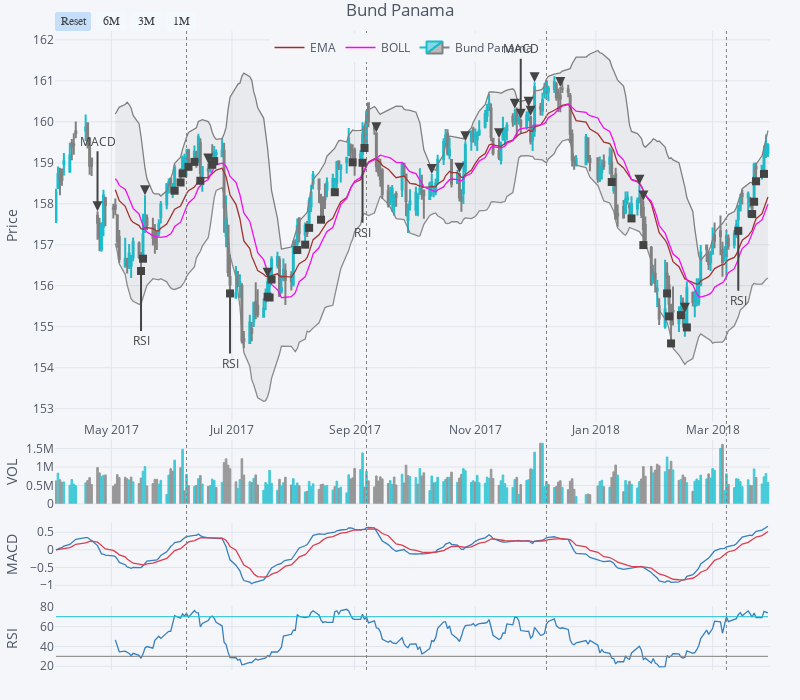

Notebook code for this chart:
### Code cell
iplot(qf_list[1])

### Figure 1 — Plotly figure (JSON) as saved in the notebook; plotly's stock layout.template omitted (floating-point values rounded to 4 significant figures; data arrays with more than 128 entries replaced by an {"elided": "..."} marker saying what was removed)
{"data": [{"marker": {"color": {"elided": "253 str values"}, "line": {"color": {"elided": "253 str values"}, "width": 1}}, "name": "VOLUME", "opacity": 0.8, "orientation": "v", "showlegend": false, "text": "", "type": "bar", "x": {"elided": "253 str values"}, "y": {"elided": "253 int values"}, "yaxis": "y3"}, {"legendgroup": "MACD", "line": {"color": "rgba(55, 128, 191, 1.0)", "dash": "solid", "width": 1.3}, "mode": "lines", "name": "MACD", "showlegend": false, "text": "", "type": "scatter", "x": {"elided": "253 str values"}, "y": {"elided": "253 float values"}, "yaxis": "y4"}, {"legendgroup": "MACD", "line": {"color": "rgba(219, 64, 82, 1.0)", "dash": "solid", "width": 1.3}, "mode": "lines", "name": "MACD SIGNAL(9)", "showlegend": false, "text": "", "type": "scatter", "x": {"elided": "253 str values"}, "y": {"elided": "253 float values"}, "yaxis": "y4"}, {"line": {"color": "rgba(165, 42, 42, 1.0)", "dash": "solid", "width": 1.3}, "mode": "lines", "name": "EMA", "text": "", "type": "scatter", "x": {"elided": "253 str values"}, "y": {"elided": "253 mixed values"}, "yaxis": "y2"}, {"legendgroup": "BOLL", "line": {"color": "rgba(255, 0, 255, 1.0)", "dash": "solid", "width": 1.3}, "mode": "lines", "name": "BOLL", "showlegend": true, "text": "", "type": "scatter", "x": {"elided": "253 str values"}, "y": {"elided": "253 mixed values"}, "yaxis": "y2"}, {"legendgroup": "BOLL", "line": {"color": "rgba(128, 128, 128, 1.0)", "dash": "solid", "width": 1.3}, "mode": "lines", "name": "UPPER(CLOSE,20)", "showlegend": false, "text": "", "type": "scatter", "x": {"elided": "253 str values"}, "y": {"elided": "253 mixed values"}, "yaxis": "y2"}, {"fill": "tonexty", "fillcolor": "rgba(128, 128, 128, 0.1)", "legendgroup": "BOLL", "line": {"color": "rgba(128, 128, 128, 0.89999999999999991)", "dash": "solid", "width": 1.3}, "mode": "lines", "name": "LOWER(CLOSE,20)", "showlegend": false, "text": "", "type": "scatter", "x": {"elided": "253 str values"}, "y": {"elided": "253 mixed values"}, "yaxis": "y2"}, {"legendgroup": "RSI", "line": {"color": "rgba(55, 128, 191, 1.0)", "dash": "solid", "width": 1.3}, "mode": "lines", "name": "RSI", "showlegend": false, "text": "", "type": "scatter", "x": {"elided": "253 str values"}, "y": {"elided": "253 mixed values"}, "yaxis": "y5"}, {"legendgroup": "RSI", "line": {"color": "grey", "width": 1}, "mode": "lines", "name": "", "showlegend": false, "text": "", "type": "scatter", "x": {"elided": "253 str values"}, "y": {"elided": "253 int values"}, "yaxis": "y5"}, {"legendgroup": "RSI", "line": {"color": "java", "width": 1}, "mode": "lines", "name": "", "showlegend": false, "text": "", "type": "scatter", "x": {"elided": "253 str values"}, "y": {"elided": "253 int values"}, "yaxis": "y5"}, {"close": {"elided": "253 float values"}, "decreasing": {"line": {"color": "#808080"}, "showlegend": false}, "high": {"elided": "253 float values"}, "increasing": {"line": {"color": "#17BECF"}, "showlegend": false}, "low": {"elided": "253 float values"}, "name": "Bund Panama", "open": {"elided": "253 float values"}, "type": "candlestick", "x": {"elided": "253 str values"}, "yaxis": "y2"}], "layout": {"annotations": [{"arrowhead": 2, "ax": 0, "ay": -70, "showarrow": true, "text": "MACD", "x": "2017-04-24", "xref": "x", "y": 157.8, "yref": "yaxis2"}, {"arrowhead": 2, "ax": 0, "ay": -10, "showarrow": true, "text": "", "x": "2017-05-18", "xref": "x", "y": 158.2, "yref": "yaxis2"}, {"arrowhead": 2, "ax": 0, "ay": -10, "showarrow": true, "text": "", "x": "2017-06-19", "xref": "x", "y": 159.0, "yref": "yaxis2"}, {"arrowhead": 2, "ax": 0, "ay": -10, "showarrow": true, "text": "", "x": "2017-07-19", "xref": "x", "y": 156.2, "yref": "yaxis2"}, {"arrowhead": 2, "ax": 0, "ay": -10, "showarrow": true, "text": "", "x": "2017-09-12", "xref": "x", "y": 159.7, "yref": "yaxis2"}, {"arrowhead": 2, "ax": 0, "ay": -10, "showarrow": true, "text": "", "x": "2017-10-10", "xref": "x", "y": 158.7, "yref": "yaxis2"}, {"arrowhead": 2, "ax": 0, "ay": -10, "showarrow": true, "text": "", "x": "2017-10-24", "xref": "x", "y": 158.8, "yref": "yaxis2"}, {"arrowhead": 2, "ax": 0, "ay": -10, "showarrow": true, "text": "", "x": "2017-10-27", "xref": "x", "y": 159.5, "yref": "yaxis2"}, {"arrowhead": 2, "ax": 0, "ay": -10, "showarrow": true, "text": "", "x": "2017-11-13", "xref": "x", "y": 159.6, "yref": "yaxis2"}, {"arrowhead": 2, "ax": 0, "ay": -10, "showarrow": true, "text": "", "x": "2017-11-21", "xref": "x", "y": 160.3, "yref": "yaxis2"}, {"arrowhead": 2, "ax": 0, "ay": -70, "showarrow": true, "text": "MACD", "x": "2017-11-24", "xref": "x", "y": 160.1, "yref": "yaxis2"}, {"arrowhead": 2, "ax": 0, "ay": -10, "showarrow": true, "text": "", "x": "2017-11-28", "xref": "x", "y": 160.4, "yref": "yaxis2"}, {"arrowhead": 2, "ax": 0, "ay": -10, "showarrow": true, "text": "", "x": "2017-11-29", "xref": "x", "y": 160.1, "yref": "yaxis2"}, {"arrowhead": 2, "ax": 0, "ay": -10, "showarrow": true, "text": "", "x": "2017-12-01", "xref": "x", "y": 161.0, "yref": "yaxis2"}, {"arrowhead": 2, "ax": 0, "ay": -10, "showarrow": true, "text": "", "x": "2017-12-14", "xref": "x", "y": 160.9, "yref": "yaxis2"}, {"arrowhead": 2, "ax": 0, "ay": -10, "showarrow": true, "text": "", "x": "2018-01-23", "xref": "x", "y": 158.5, "yref": "yaxis2"}, {"arrowhead": 2, "ax": 0, "ay": -10, "showarrow": true, "text": "", "x": "2018-01-25", "xref": "x", "y": 158.1, "yref": "yaxis2"}, {"arrowhead": 2, "ax": 0, "ay": -10, "showarrow": true, "text": "", "x": "2018-02-15", "xref": "x", "y": 155.3, "yref": "yaxis2"}, {"arrowhead": 7, "ax": 0, "ay": 70, "showarrow": true, "text": "RSI", "x": "2017-05-16", "xref": "x", "y": 156.4, "yref": "yaxis2"}, {"arrowhead": 7, "ax": 0, "ay": 0, "showarrow": true, "text": "", "x": "2017-05-17", "xref": "x", "y": 156.7, "yref": "yaxis2"}, {"arrowhead": 7, "ax": 0, "ay": 0, "showarrow": true, "text": "", "x": "2017-06-02", "xref": "x", "y": 158.3, "yref": "yaxis2"}, {"arrowhead": 7, "ax": 0, "ay": 0, "showarrow": true, "text": "", "x": "2017-06-05", "xref": "x", "y": 158.5, "yref": "yaxis2"}, {"arrowhead": 7, "ax": 0, "ay": 0, "showarrow": true, "text": "", "x": "2017-06-06", "xref": "x", "y": 158.7, "yref": "yaxis2"}, {"arrowhead": 7, "ax": 0, "ay": 0, "showarrow": true, "text": "", "x": "2017-06-09", "xref": "x", "y": 158.9, "yref": "yaxis2"}, {"arrowhead": 7, "ax": 0, "ay": 0, "showarrow": true, "text": "", "x": "2017-06-12", "xref": "x", "y": 159.0, "yref": "yaxis2"}, {"arrowhead": 7, "ax": 0, "ay": 0, "showarrow": true, "text": "", "x": "2017-06-15", "xref": "x", "y": 158.6, "yref": "yaxis2"}, {"arrowhead": 7, "ax": 0, "ay": 0, "showarrow": true, "text": "", "x": "2017-06-21", "xref": "x", "y": 159.0, "yref": "yaxis2"}, {"arrowhead": 7, "ax": 0, "ay": 0, "showarrow": true, "text": "", "x": "2017-06-22", "xref": "x", "y": 159.0, "yref": "yaxis2"}, {"arrowhead": 7, "ax": 0, "ay": 70, "showarrow": true, "text": "RSI", "x": "2017-06-30", "xref": "x", "y": 155.8, "yref": "yaxis2"}, {"arrowhead": 7, "ax": 0, "ay": 0, "showarrow": true, "text": "", "x": "2017-07-19", "xref": "x", "y": 155.7, "yref": "yaxis2"}, {"arrowhead": 7, "ax": 0, "ay": 0, "showarrow": true, "text": "", "x": "2017-07-20", "xref": "x", "y": 155.7, "yref": "yaxis2"}, {"arrowhead": 7, "ax": 0, "ay": 0, "showarrow": true, "text": "", "x": "2017-07-21", "xref": "x", "y": 156.2, "yref": "yaxis2"}, {"arrowhead": 7, "ax": 0, "ay": 0, "showarrow": true, "text": "", "x": "2017-08-03", "xref": "x", "y": 156.9, "yref": "yaxis2"}, {"arrowhead": 7, "ax": 0, "ay": 0, "showarrow": true, "text": "", "x": "2017-08-07", "xref": "x", "y": 157.0, "yref": "yaxis2"}, {"arrowhead": 7, "ax": 0, "ay": 0, "showarrow": true, "text": "", "x": "2017-08-09", "xref": "x", "y": 157.4, "yref": "yaxis2"}, {"arrowhead": 7, "ax": 0, "ay": 0, "showarrow": true, "text": "", "x": "2017-08-15", "xref": "x", "y": 157.6, "yref": "yaxis2"}, {"arrowhead": 7, "ax": 0, "ay": 0, "showarrow": true, "text": "", "x": "2017-08-22", "xref": "x", "y": 158.3, "yref": "yaxis2"}, {"arrowhead": 7, "ax": 0, "ay": 0, "showarrow": true, "text": "", "x": "2017-08-31", "xref": "x", "y": 159.0, "yref": "yaxis2"}, {"arrowhead": 7, "ax": 0, "ay": 70, "showarrow": true, "text": "RSI", "x": "2017-09-05", "xref": "x", "y": 159.0, "yref": "yaxis2"}, {"arrowhead": 7, "ax": 0, "ay": 0, "showarrow": true, "text": "", "x": "2017-09-06", "xref": "x", "y": 159.4, "yref": "yaxis2"}, {"arrowhead": 7, "ax": 0, "ay": 0, "showarrow": true, "text": "", "x": "2018-01-09", "xref": "x", "y": 158.5, "yref": "yaxis2"}, {"arrowhead": 7, "ax": 0, "ay": 0, "showarrow": true, "text": "", "x": "2018-01-19", "xref": "x", "y": 157.6, "yref": "yaxis2"}, {"arrowhead": 7, "ax": 0, "ay": 0, "showarrow": true, "text": "", "x": "2018-01-25", "xref": "x", "y": 157.0, "yref": "yaxis2"}, {"arrowhead": 7, "ax": 0, "ay": 0, "showarrow": true, "text": "", "x": "2018-02-06", "xref": "x", "y": 155.8, "yref": "yaxis2"}, {"arrowhead": 7, "ax": 0, "ay": 0, "showarrow": true, "text": "", "x": "2018-02-07", "xref": "x", "y": 155.3, "yref": "yaxis2"}, {"arrowhead": 7, "ax": 0, "ay": 0, "showarrow": true, "text": "", "x": "2018-02-08", "xref": "x", "y": 154.6, "yref": "yaxis2"}, {"arrowhead": 7, "ax": 0, "ay": 0, "showarrow": true, "text": "", "x": "2018-02-13", "xref": "x", "y": 155.3, "yref": "yaxis2"}, {"arrowhead": 7, "ax": 0, "ay": 0, "showarrow": true, "text": "", "x": "2018-02-16", "xref": "x", "y": 155.0, "yref": "yaxis2"}, {"arrowhead": 7, "ax": 0, "ay": 70, "showarrow": true, "text": "RSI", "x": "2018-03-14", "xref": "x", "y": 157.3, "yref": "yaxis2"}, {"arrowhead": 7, "ax": 0, "ay": 0, "showarrow": true, "text": "", "x": "2018-03-21", "xref": "x", "y": 157.8, "yref": "yaxis2"}, {"arrowhead": 7, "ax": 0, "ay": 0, "showarrow": true, "text": "", "x": "2018-03-22", "xref": "x", "y": 158.1, "yref": "yaxis2"}, {"arrowhead": 7, "ax": 0, "ay": 0, "showarrow": true, "text": "", "x": "2018-03-23", "xref": "x", "y": 158.6, "yref": "yaxis2"}, {"arrowhead": 7, "ax": 0, "ay": 0, "showarrow": true, "text": "", "x": "2018-03-27", "xref": "x", "y": 158.7, "yref": "yaxis2"}], "height": 700, "legend": {"bgcolor": "#F5F6F9", "font": {"color": "#4D5663"}, "orientation": "h", "x": 0.3, "y": 0.95, "yanchor": "bottom"}, "margin": {"b": 30, "l": 55, "r": 30, "t": 30}, "paper_bgcolor": "#F5F6F9", "plot_bgcolor": "#F5F6F9", "shapes": [{"line": {"color": "#808080", "dash": "dot", "width": 1}, "type": "line", "x0": "2017-06-08 00:00:00", "x1": "2017-06-08 00:00:00", "xref": "x", "y0": 0, "y1": 1, "yref": "paper"}, {"line": {"color": "#808080", "dash": "dot", "width": 1}, "type": "line", "x0": "2017-09-07 00:00:00", "x1": "2017-09-07 00:00:00", "xref": "x", "y0": 0, "y1": 1, "yref": "paper"}, {"line": {"color": "#808080", "dash": "dot", "width": 1}, "type": "line", "x0": "2017-12-07 00:00:00", "x1": "2017-12-07 00:00:00", "xref": "x", "y0": 0, "y1": 1, "yref": "paper"}, {"line": {"color": "#808080", "dash": "dot", "width": 1}, "type": "line", "x0": "2018-03-08 00:00:00", "x1": "2018-03-08 00:00:00", "xref": "x", "y0": 0, "y1": 1, "yref": "paper"}], "showlegend": true, "title": "Bund Panama", "titlefont": {"color": "#4D5663"}, "width": 800, "xaxis1": {"anchor": "y2", "gridcolor": "#E1E5ED", "rangeselector": {"bgcolor": "rgba(244, 249, 254, 1)", "buttons": [{"count": 1, "label": "Reset", "step": "all"}, {"count": 6, "label": "6M", "step": "month", "stepmode": "backward"}, {"count": 3, "label": "3M", "step": "month", "stepmode": "backward"}, {"count": 1, "label": "1M", "step": "month", "stepmode": "backward"}], "font": {"family": "monospace", "size": 12}, "visible": true, "x": 0, "y": 1}, "rangeslider": {"visible": false}, "showgrid": true, "tickfont": {"color": "#4D5663"}, "title": "", "titlefont": {"color": "#4D5663"}, "zerolinecolor": "#E1E5ED"}, "yaxis2": {"domain": [0.39, 1], "gridcolor": "#E1E5ED", "showgrid": true, "tickfont": {"color": "#4D5663"}, "title": "Price", "titlefont": {"color": "#4D5663"}, "zerolinecolor": "#E1E5ED"}, "yaxis3": {"domain": [0.26, 0.36], "gridcolor": "#E1E5ED", "showgrid": true, "tickfont": {"color": "#4D5663"}, "title": "VOL", "titlefont": {"color": "#4D5663"}, "zerolinecolor": "#E1E5ED"}, "yaxis4": {"domain": [0.13, 0.23], "gridcolor": "#E1E5ED", "showgrid": true, "tickfont": {"color": "#4D5663"}, "title": "MACD", "titlefont": {"color": "#4D5663"}, "zerolinecolor": "#E1E5ED"}, "yaxis5": {"domain": [0, 0.1], "gridcolor": "#E1E5ED", "showgrid": true, "tickfont": {"color": "#4D5663"}, "title": "RSI", "titlefont": {"color": "#4D5663"}, "zerolinecolor": "#E1E5ED"}}}
